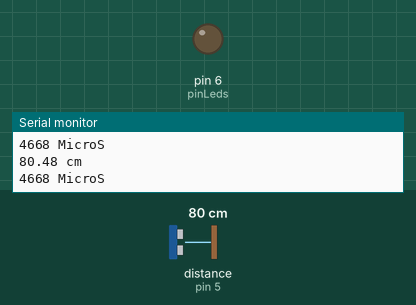
Recording of a sketch running on a simulated Arduino Uno, built with avr-gcc and run on an emulated ATmega328P. On the bench: output pins drawn as LEDs (lit = HIGH), the last lines printed to the serial monitor. Wiring (inferred from the names in the program): ultrasonic range finder: trigger pin 4; echo pin 5. The test bench sets the inputs (shaded band); at power-on: distance to the obstacle (sensor on pin 5) 80 cm. The echo pulse lasts 58.3 µs per cm; pins used as bus, display or sensor lines are not drawn.

Above: at 1.2 s.
1.3 s: distance to the obstacle (sensor on pin 5) set to 6 cm
4.3 s: distance to the obstacle (sensor on pin 5) set to 3 cm
At 5.99 s:
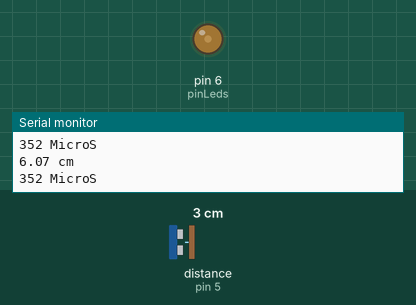
At 7.49 s:
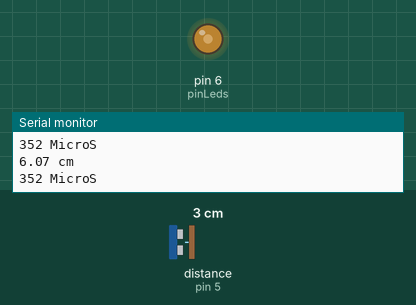
10.3 s: distance to the obstacle (sensor on pin 5) set to 9 cm
At 13.1 s:
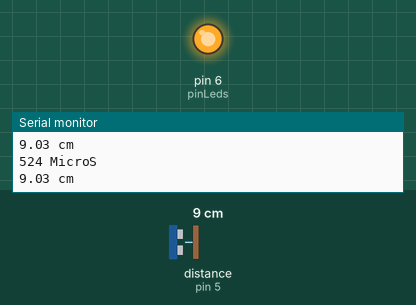
Timing chart, 0 to 14.6 s (numbered marks = the images above; inputs shaded):
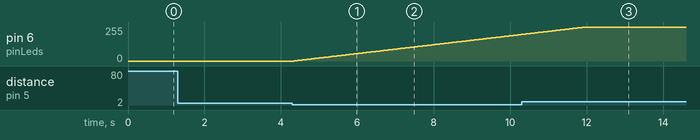

The sketch:

TP_FINAL_v3_PrendeConFade.ino
```cpp
const int pinTrigger = 4;
const int pinEcho = 5;
const int pinLeds = 6;


void setup() {
  // put your setup code here, to run once:

  pinMode (pinTrigger, OUTPUT); //Seteo Salida Sensor Distancia
  pinMode (pinEcho, INPUT); //Seteo Entrada Sensor Distancia
  pinMode (pinLeds, OUTPUT); //Seteo Salida para LedBar
  Serial.begin(9600); //Inicializo el puerto serial a 9600 bauds
  while (!Serial); //Para Arduino Leonardo o Mega, tienen un uso distinto del puerto USB


}

void loop() {
  // put your main code here, to run repeatedly:

  int echoStatus = LOW;
  unsigned long lastHighTime = 0;
  unsigned long lastLowTime = 0;
  unsigned long deltaTime = 0;
  float distance = 0;
  int brillo = 0;

  digitalWrite (pinTrigger, HIGH); //envio señal ultrasonido
  delayMicroseconds(10); //por 10 microsegundos
  digitalWrite (pinTrigger, LOW); //dejo de enviar la señal

  echoStatus = digitalRead(pinEcho); //Leo señal de retorno de ultrasonido

  while (echoStatus  == LOW)
  {
    echoStatus = digitalRead(pinEcho); //Tengo que seguir leyendo hasta empezar a recibir la señal de echo
  }

  lastHighTime = micros(); //Almaceno el tiempo en el cual empiezo a recibir la señal de echo

  while (echoStatus  == HIGH)
  {
    echoStatus = digitalRead(pinEcho); //Tengo que seguir leyendo hasta terminar de recibir la señal de echo
  }

  lastLowTime = micros(); //Almaceno el tiempo en el cual dejo de recibir la señal de echo

  if (lastLowTime < lastHighTime)
    return;

  deltaTime = lastLowTime - lastHighTime; // Resto los 2 tiempos y me quedo con la diferencia que es la cantidad de tiempo
  distance = (float)deltaTime / 58;

  if (distance <= 5 )
  {
    while (brillo <= 255)
    {
      analogWrite(pinLeds , brillo);
      brillo++;
      delay(30);
    }
  }

  Serial.print(distance);
  Serial.println(" cm");
  Serial.print(deltaTime);
  Serial.println(" MicroS");

}
```

Measured:
- the behaviour switches between 5 and 4 cm on distance to the obstacle (sensor on pin 5) (found by bisection; images 0 and 1)
- after the input at 4.3 s, pin 6 (pinLeds): moves from 0/255 to 199/255 over 5.9 s, starting after 0.05 s
- after the input at 10.3 s, pin 6 (pinLeds): goes on until 12.0 s, then stays 255/255
